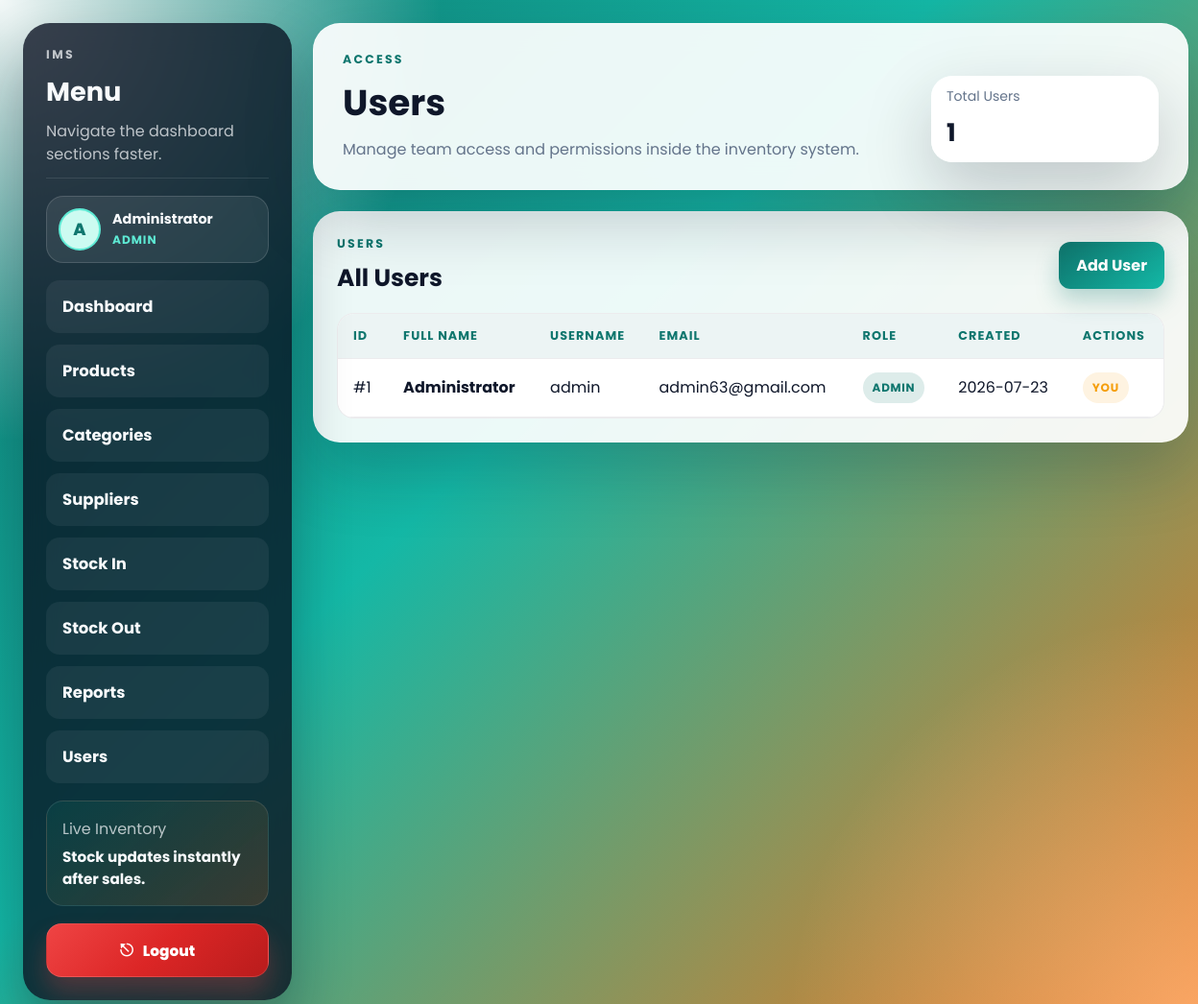
The app's page /users/list.php (signed in) with its own data.
### tables this page shows
CREATE TABLE users (
    id          INT AUTO_INCREMENT PRIMARY KEY,
    username    VARCHAR(50) UNIQUE NOT NULL,
    password    VARCHAR(255) NOT NULL,           
    full_name   VARCHAR(100) NOT NULL,
    email       VARCHAR(100),
    role        ENUM('admin','staff') NOT NULL DEFAULT 'staff',  
    created_at  TIMESTAMP DEFAULT CURRENT_TIMESTAMP,
    updated_at  TIMESTAMP DEFAULT CURRENT_TIMESTAMP ON UPDATE CURRENT_TIMESTAMP
);

### users/list.php (the view, shortened to what this page needs)
<?php
require $_SERVER['DOCUMENT_ROOT'] . '/Project_IMS/includes/db.php';
$users = $pdo->query("SELECT * FROM users ORDER BY created_at DESC")->fetchAll();
?>
<!DOCTYPE html>
<html lang="en">
<head>
    <link rel="stylesheet" href="/Project_IMS/assests/css/dashboard.css">
    <link rel="stylesheet" href="/Project_IMS/assests/css/sidebar-submenu.css">
    <link rel="stylesheet" href="/Project_IMS/assests/css/user_list.css">
</head>
<body>
    <div class="dashboard-layout">
        <aside class="sidebar">
            <div class="sidebar-brand">
                <p class="sidebar-kicker">IMS</p>
                <h2>Menu</h2>
                <p>Navigate the dashboard sections faster.</p>
            </div>
            <?php require $_SERVER['DOCUMENT_ROOT'] . '/Project_IMS/includes/sidebar_profile.php'; ?>
            <nav class="sidebar-nav" aria-label="Dashboard menu">
                <a href="/Project_IMS/dashboard.php">Dashboard</a>
                <a href="/Project_IMS/transactions/stock_in.php">Stock In</a>
                <a href="/Project_IMS/transactions/stock_out.php">Stock Out</a>
                <a href="/Project_IMS/reports/index.php">Reports</a>
                <?php if ($_SESSION['role'] === 'admin'): ?>
                <a href="/Project_IMS/users/list.php">Users</a>
                <?php endif; ?>
            </nav>
            <div class="sidebar-footer"><span>Live Inventory</span><strong>Stock updates instantly after sales.</strong></div>
            <a class="logout-btn" id="logoutBtn" href="/Project_IMS/auth/logout.php">Logout</a>
        </aside>
        <div class="dashboard-shell page-shell">
            <header class="dashboard-header">
                <div>
                    <p class="eyebrow">Access</p>
                    <h1>Users</h1>
                    <p class="subtitle">Manage team access and permissions inside the inventory system.</p>
                </div>
                <div class="header-metrics">
                    <div class="metric-card"><span>Total Users</span><strong><?= count($users) ?></strong></div>
                </div>
            </header>
            <section class="panel-table">
                <div class="panel-head">
                    <div>
                        <p class="panel-tag">Users</p>
                        <h2>All Users</h2>
                    </div>
                    <a href="./add.php" class="primary-btn">Add User</a>
                </div>
                <div class="table-wrap">
                    <table>
                        <thead>
                            <tr>
                                <th>ID</th>
                                <th>Full Name</th>
                                <th>Username</th>
                                <th>Email</th>
                                <th>Role</th>
                                <th>Created</th>
                                <th>Actions</th>
                            </tr>
                        </thead>
                        <tbody>
                            <?php if (empty($users)): ?>
                                <tr><td colspan="7" class="empty-state">No users found.</td></tr>
                            <?php else: ?>
                                <?php foreach ($users as $user): ?>
                                    <tr>
                                        <td>#<?= (int)$user['id'] ?></td>
                                        <td><strong><?= htmlspecialchars($user['full_name']) ?></strong></td>
                                        <td><?= htmlspecialchars($user['username']) ?></td>
                                        <td><?= htmlspecialchars($user['email']) ?></td>
                                        <td><span class="badge <?= htmlspecialchars($user['role']) ?>"><?= htmlspecialchars($user['role']) ?></span></td>
                                        <td><?= htmlspecialchars(date('Y-m-d', strtotime($user['created_at']))) ?></td>
                                        <td>
                                            <div class="action-group">
                                                <?php if ((int)$user['id'] !== (int)$_SESSION['user_id']): ?>
                                                    <a href="./delete.php?id=<?= (int)$user['id'] ?>" class="delete-btn" data-confirm="Delete this user?">Delete</a>
                                                <?php else: ?>
                                                    <span class="badge staff">You</span>
                                                <?php endif; ?>
                                            </div>
                                        </td>
                                    </tr>
                                <?php endforeach; ?>
                            <?php endif; ?>
                        </tbody>
                    </table>
                </div>
            </section>
        </div>
    </div>
</body>
</html>

### assests/css/user_list.css (style rules this page uses)
body { margin: 0; }
.page-shell { width: 100%; display: grid; gap: 22px; }
.panel-table { background: rgba(255,255,255,0.92); border-radius: 28px; border: 1px solid rgba(255,255,255,0.35); box-shadow: 0 28px 70px rgba(15,23,42,0.22); padding: 24px; }
.panel-head { display: flex; justify-content: space-between; align-items: center; gap: 12px; margin-bottom: 18px; flex-wrap: wrap; }
.panel-head h2 { margin-top: 8px; font-size: clamp(1.5rem, 2vw, 2.2rem); }
.table-wrap { overflow-x: auto; border-radius: 18px; border: 1px solid rgba(15,23,42,0.08); }
table { width: 100%; border-collapse: collapse; min-width: 860px; background: #fff; }
th, td { padding: 16px 18px; text-align: left; border-bottom: 1px solid rgba(15,23,42,0.08); }
thead th { background: rgba(15,118,110,0.08); color: var(--primary); text-transform: uppercase; letter-spacing: 0.08em; font-size: 0.8rem; }
.badge { display: inline-flex; align-items: center; justify-content: center; padding: 7px 10px; border-radius: 999px; font-size: 0.75rem; font-weight: 700; text-transform: uppercase; letter-spacing: 0.06em; }
.badge.admin { background: rgba(15,118,110,0.14); color: var(--primary); }
.badge.staff { background: rgba(245,158,11,0.12); color: var(--warning); }
.action-group { display: flex; gap: 8px; flex-wrap: wrap; }
.primary-btn { border: none; border-radius: 12px; padding: 12px 18px; font-weight: 700; cursor: pointer; text-decoration: none; color: #fff; background: linear-gradient(135deg, var(--primary), var(--primary-2)); }

### records on screen
users: id "1", full_name "Administrator", username "admin", email "admin63@gmail.com", role "ADMIN", created_at "2026-07-23", shows "YOU"

### other values on screen
substr($_SESSION['full_name'] ?? $_SESSION['username'] ?? 'U', 0, 1) "A"
$_SESSION['full_name'] "Administrator"
$_SESSION['role'] "ADMIN"
count($users) "1"
